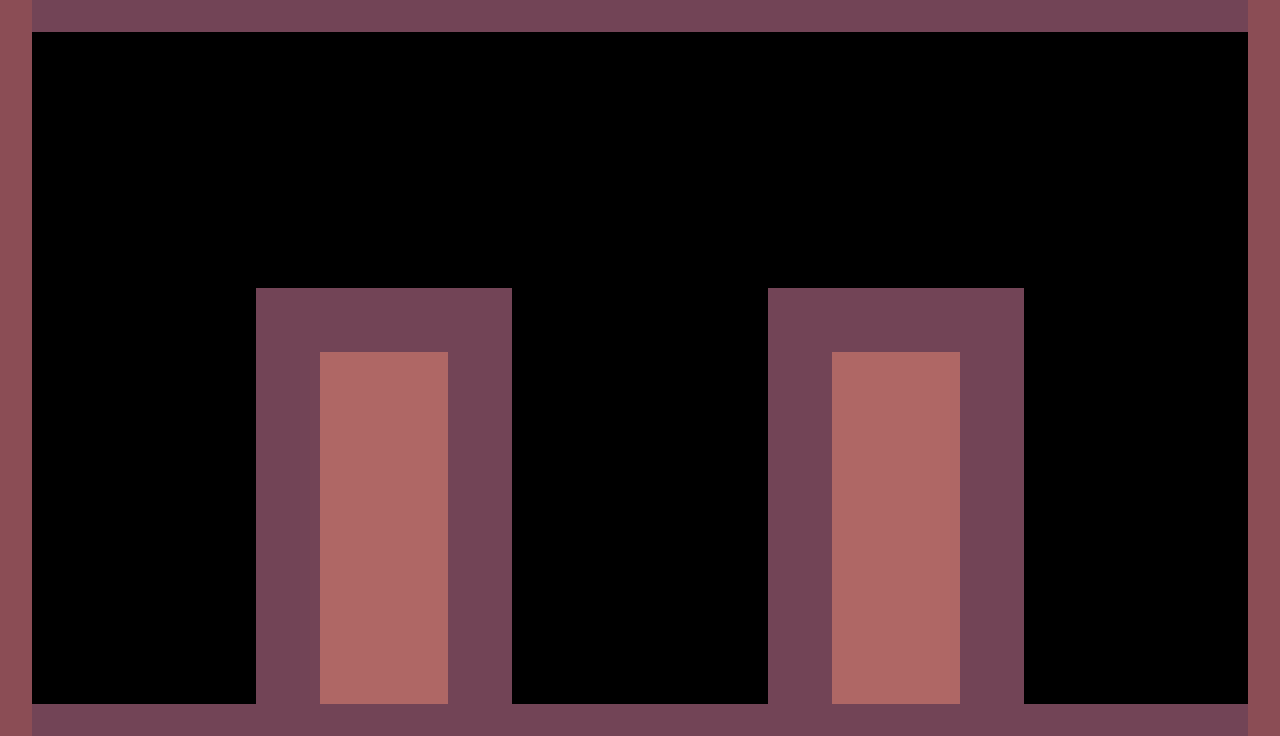

Rendered tile map (Tiled .tmx) drawn with the repository's tilesets; below, a short description and the full map source, tile grids included:
An orthogonal 40x23 tile map with 32x32 px tiles, 1 tile layer (tileimages) and 7 objects (6x platform, player).

<map version="1.2" tiledversion="1.2.3" orientation="orthogonal" renderorder="right-down" width="40" height="23" tilewidth="32" tileheight="32" infinite="0" nextlayerid="4" nextobjectid="12">
 <tileset firstgid="1" name="tiles" tilewidth="32" tileheight="32" tilecount="4" columns="4">
  <image source="tiles.png" width="128" height="32" />
 </tileset>
 <layer id="1" name="tileimages" width="40" height="23">
  <data encoding="csv">
3,4,4,4,4,4,4,4,4,4,4,4,4,4,4,4,4,4,4,4,4,4,4,4,4,4,4,4,4,4,4,4,4,4,4,4,4,4,4,3,
3,0,0,0,0,0,0,0,0,0,0,0,0,0,0,0,0,0,0,0,0,0,0,0,0,0,0,0,0,0,0,0,0,0,0,0,0,0,0,3,
3,0,0,0,0,0,0,0,0,0,0,0,0,0,0,0,0,0,0,0,0,0,0,0,0,0,0,0,0,0,0,0,0,0,0,0,0,0,0,3,
3,0,0,0,0,0,0,0,0,0,0,0,0,0,0,0,0,0,0,0,0,0,0,0,0,0,0,0,0,0,0,0,0,0,0,0,0,0,0,3,
3,0,0,0,0,0,0,0,0,0,0,0,0,0,0,0,0,0,0,0,0,0,0,0,0,0,0,0,0,0,0,0,0,0,0,0,0,0,0,3,
3,0,0,0,0,0,0,0,0,0,0,0,0,0,0,0,0,0,0,0,0,0,0,0,0,0,0,0,0,0,0,0,0,0,0,0,0,0,0,3,
3,0,0,0,0,0,0,0,0,0,0,0,0,0,0,0,0,0,0,0,0,0,0,0,0,0,0,0,0,0,0,0,0,0,0,0,0,0,0,3,
3,0,0,0,0,0,0,0,0,0,0,0,0,0,0,0,0,0,0,0,0,0,0,0,0,0,0,0,0,0,0,0,0,0,0,0,0,0,0,3,
3,0,0,0,0,0,0,0,0,0,0,0,0,0,0,0,0,0,0,0,0,0,0,0,0,0,0,0,0,0,0,0,0,0,0,0,0,0,0,3,
3,0,0,0,0,0,0,0,4,4,4,4,4,4,4,4,0,0,0,0,0,0,0,0,4,4,4,4,4,4,4,4,0,0,0,0,0,0,0,3,
3,0,0,0,0,0,0,0,4,4,4,4,4,4,4,4,0,0,0,0,0,0,0,0,4,4,4,4,4,4,4,4,0,0,0,0,0,0,0,3,
3,0,0,0,0,0,0,0,4,4,2,2,2,2,4,4,0,0,0,0,0,0,0,0,4,4,2,2,2,2,4,4,0,0,0,0,0,0,0,3,
3,0,0,0,0,0,0,0,4,4,2,2,2,2,4,4,0,0,0,0,0,0,0,0,4,4,2,2,2,2,4,4,0,0,0,0,0,0,0,3,
3,0,0,0,0,0,0,0,4,4,2,2,2,2,4,4,0,0,0,0,0,0,0,0,4,4,2,2,2,2,4,4,0,0,0,0,0,0,0,3,
3,0,0,0,0,0,0,0,4,4,2,2,2,2,4,4,0,0,0,0,0,0,0,0,4,4,2,2,2,2,4,4,0,0,0,0,0,0,0,3,
3,0,0,0,0,0,0,0,4,4,2,2,2,2,4,4,0,0,0,0,0,0,0,0,4,4,2,2,2,2,4,4,0,0,0,0,0,0,0,3,
3,0,0,0,0,0,0,0,4,4,2,2,2,2,4,4,0,0,0,0,0,0,0,0,4,4,2,2,2,2,4,4,0,0,0,0,0,0,0,3,
3,0,0,0,0,0,0,0,4,4,2,2,2,2,4,4,0,0,0,0,0,0,0,0,4,4,2,2,2,2,4,4,0,0,0,0,0,0,0,3,
3,0,0,0,0,0,0,0,4,4,2,2,2,2,4,4,0,0,0,0,0,0,0,0,4,4,2,2,2,2,4,4,0,0,0,0,0,0,0,3,
3,0,0,0,0,0,0,0,4,4,2,2,2,2,4,4,0,0,0,0,0,0,0,0,4,4,2,2,2,2,4,4,0,0,0,0,0,0,0,3,
3,0,0,0,0,0,0,0,4,4,2,2,2,2,4,4,0,0,0,0,0,0,0,0,4,4,2,2,2,2,4,4,0,0,0,0,0,0,0,3,
3,0,0,0,0,0,0,0,4,4,2,2,2,2,4,4,0,0,0,0,0,0,0,0,4,4,2,2,2,2,4,4,0,0,0,0,0,0,0,3,
3,4,4,4,4,4,4,4,4,4,4,4,4,4,4,4,4,4,4,4,4,4,4,4,4,4,4,4,4,4,4,4,4,4,4,4,4,4,4,3
</data>
 </layer>
 <objectgroup id="3" name="player">
  <object id="9" name="player" x="576" y="576" width="96" height="128" />
 </objectgroup>
 <objectgroup id="2" name="platform">
  <object id="1" name="platform" x="0" y="704" width="1280" height="32" />
  <object id="2" name="platform" x="0" y="0" width="32" height="736" />
  <object id="3" name="platform" x="1248" y="0" width="32" height="736" />
  <object id="6" name="platform" x="256" y="288" width="256" height="448" />
  <object id="7" name="platform" x="0" y="0" width="1280" height="32" />
  <object id="11" name="platform" x="768" y="288" width="256" height="448" />
 </objectgroup>
</map>